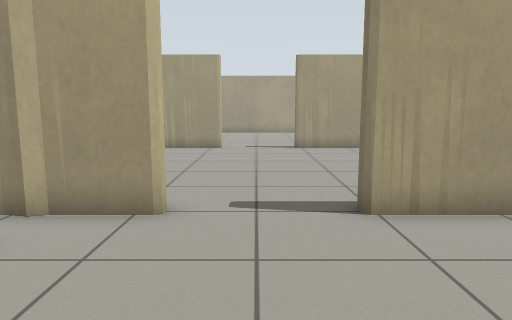
View 1 (above)

21 first-person views from a walk through a Gazebo world. The camera is 0.86 m above the floor, tilts 8° down and sees 70° across. The floor is counted in squares, 0.5 m on a side. Each view is taken from the middle of a square. On the plan, view 1 faces up. The plan holds only what a view shows up to about 17 squares ahead; the rest is blank. The place goes on beyond the plan.

View 2
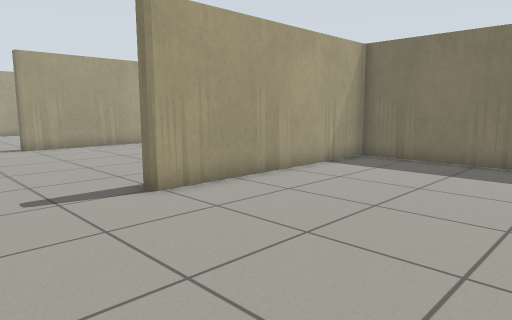

View 3
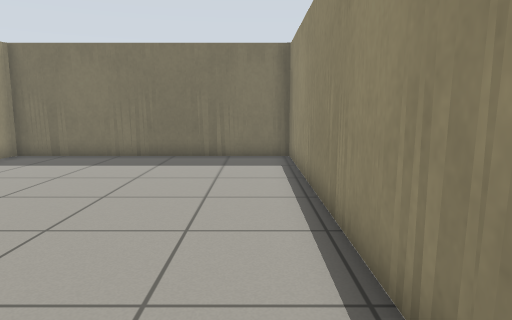

View 4
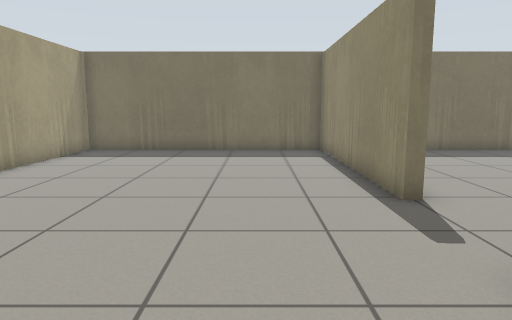

View 5
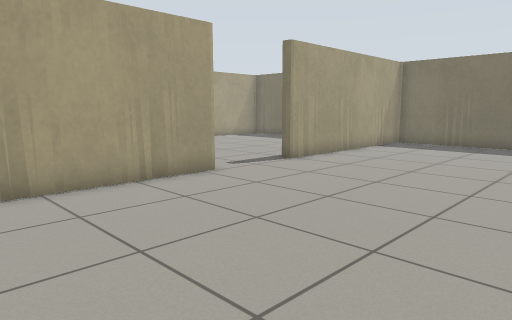

View 6
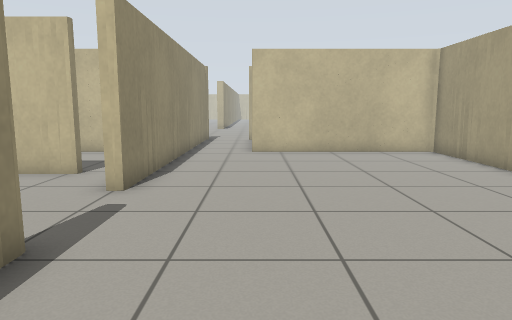

View 7
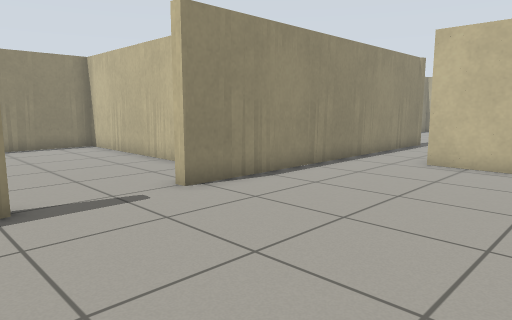

View 8
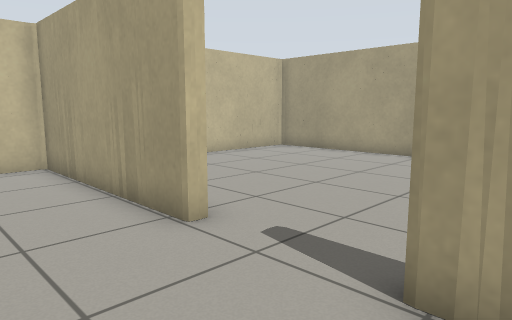

View 9
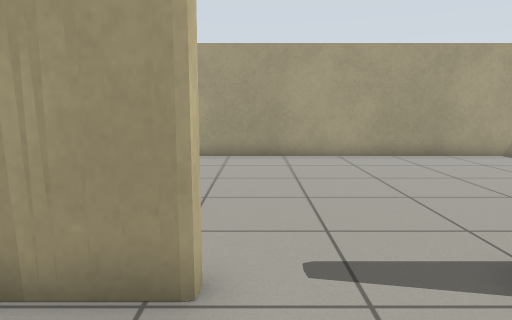

View 10
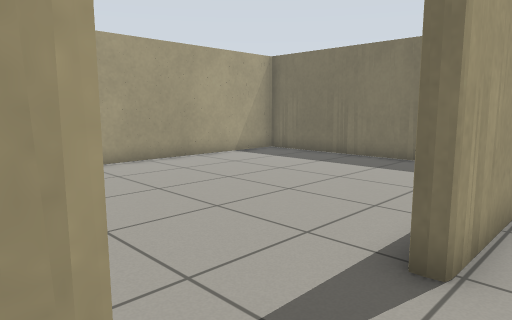

View 11
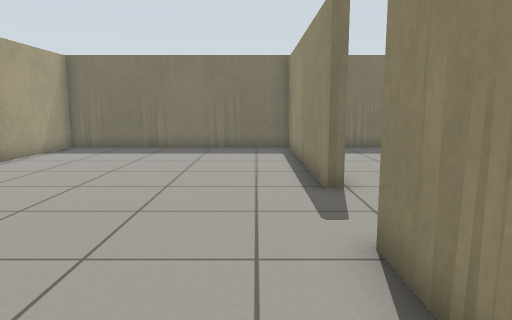

View 12
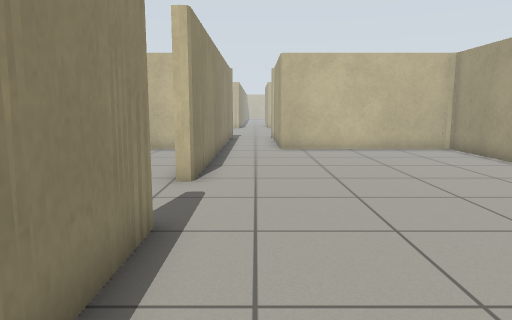

View 13
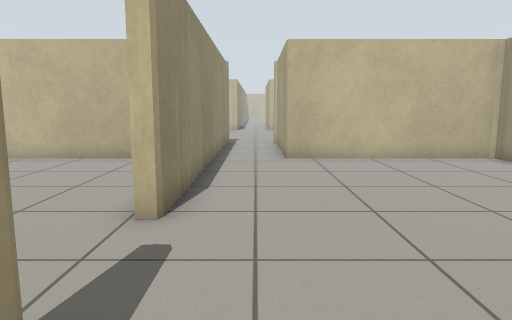

View 14
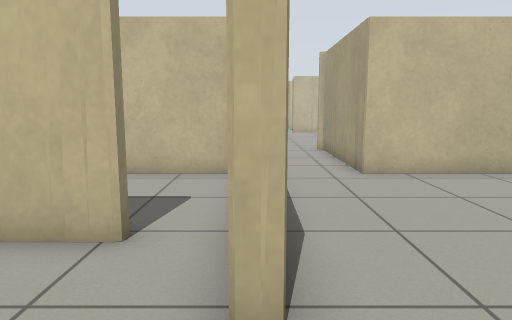

View 15
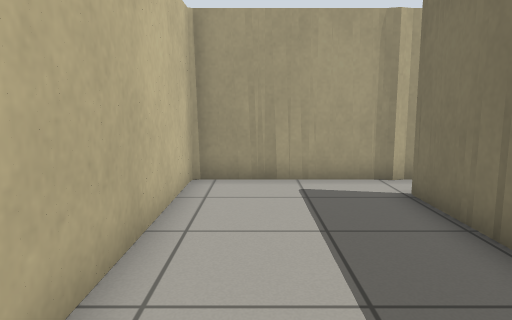

View 16
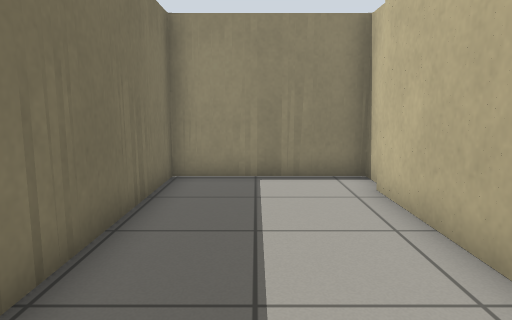

View 17
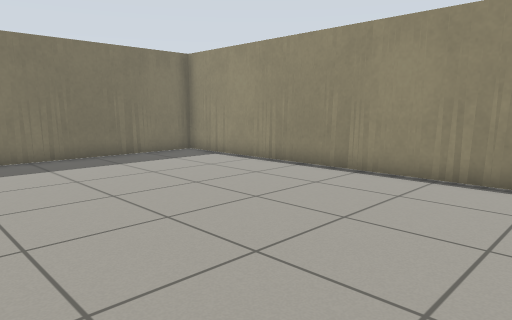

View 18
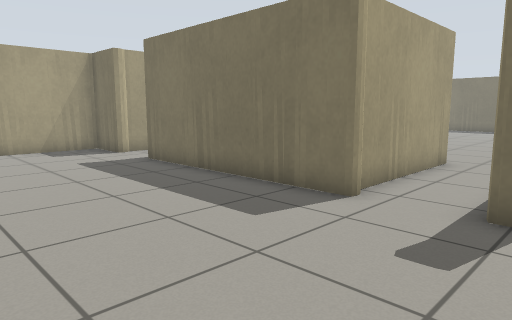

View 19
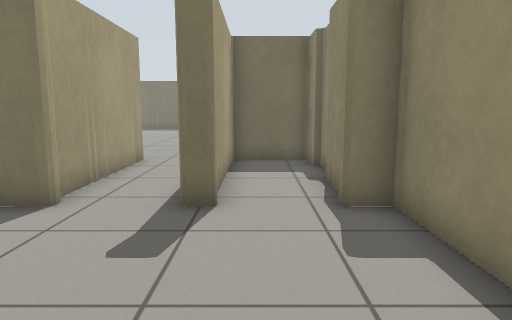

View 20
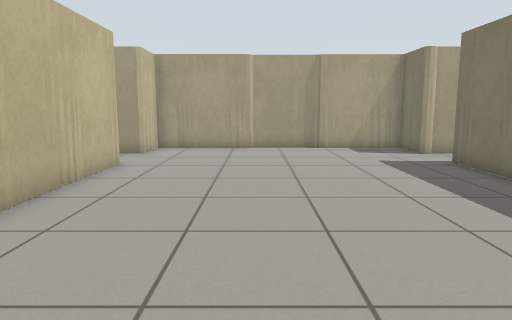

View 21
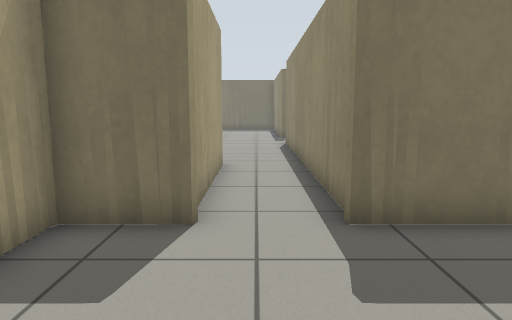

### Floor plan
Points are (right, up) in squares from view 1. A wall is a line through its corners. A room is listed if a view was taken in it or the views show most of it. See-through windows are left out.
Room 1 (views 1, 2, 3, 17)
walls: (-1.6, 5.8) (-3.6, 5.8); (-3.6, 4.3) (-3.6, -4.2) (10.3, -4.2) (10.3, 5.8) (1.9, 5.8)
ways out: opening at (0, 6) to room 2; opening at (-4, 5) to room 4
Room 2 (views 4, 5, 6, 7, 8, 9, 10, 14)
walls: (1.9, 6.2) (10.3, 6.2) (10.3, 16.1) (1.9, 16.1); (-1.6, 16.1) (-8.6, 16.1) (-8.6, 8.8); (-8.5, 6.2) (-1.6, 6.2)
ways out: opening at (0, 6) to room 1; opening at (0, 16.5) to room 3; opening at (-9, 7.5) to room 5
Room 3 (views 11, 12, 13)
walls: (1.9, 16.5) (10.3, 16.5) (10.3, 26.3) (-8.6, 26.3) (-8.6, 19); (-8.6, 16.5) (-1.6, 16.5)
ways out: opening at (0, 16.5) to room 2; opening at (-8, 18) to room 5
Room 4 (views 15, 16)
walls: (-8.8, -3.2) (-8.8, -4.2) (-3.9, -4.2) (-3.9, 4.2); (-3.6, 5.7) (-4.1, 5.8); (-3.6, 5.8) (-8.6, 5.8) (-8.6, -2.8)
ways out: opening at (-4, 5) to room 1
Room 5 (views 18, 19, 20, 21)
walls: (-14.7, 8.7) (-14.7, 16.6); (-14.2, 6.2) (-8.5, 6.2); (-14.1, 16.5) (-8.6, 16.5); (-25.3, 16.5) (-25.3, 10.9); (-17.8, 2.5) (-14.7, 2.5); (-14.7, 18.9) (-14.7, 21) (-21.1, 21); (-13.6, 3.3) (-12, 3.3); (-21.4, 21) (-25.3, 21) (-25.3, 19) (-26.4, 19); (-8.6, 8.8) (-14.1, 8.8); (-10.7, 3) (-10.1, 3); (-10, 3.3) (-8.9, 3.3) (-8.9, 5.8) (-14.7, 5.8) (-14.7, 6.4); (-8.6, 19) (-14.3, 19)
ways out: opening at (-9, 7.5) to room 2; opening at (-8, 18) to room 3

Where each view was taken, in squares from view 1:
view 1: 0 up, 0 right, facing up
view 2: 1 down, 2 left, facing up-right
view 3: 3 down, 3 left, facing right
view 4: 9 up, 5 left, facing right
view 5: 8 up, 8 left, facing up-right
view 6: 9 up, 6 right, facing left
view 7: 13 up, 3 right, facing down-left
view 8: 13 up, 3 right, facing up-left
view 9: 13 up, 1 left, facing up
view 10: 15 up, 2 left, facing up-right
view 11: 18 up, 6 left, facing right
view 12: 18 up, 7 right, facing left
view 13: 18 up, 4 right, facing left
view 14: 6 up, 1 right, facing left
view 15: 3 down, 7 left, facing up
view 16: 5 up, 6 left, facing down
view 17: 5 up, 3 left, facing down-right
view 18: 5 up, 21 left, facing up-right
view 19: 5 up, 21 left, facing right
view 20: 5 up, 21 left, facing up
view 21: 18 up, 20 left, facing right
